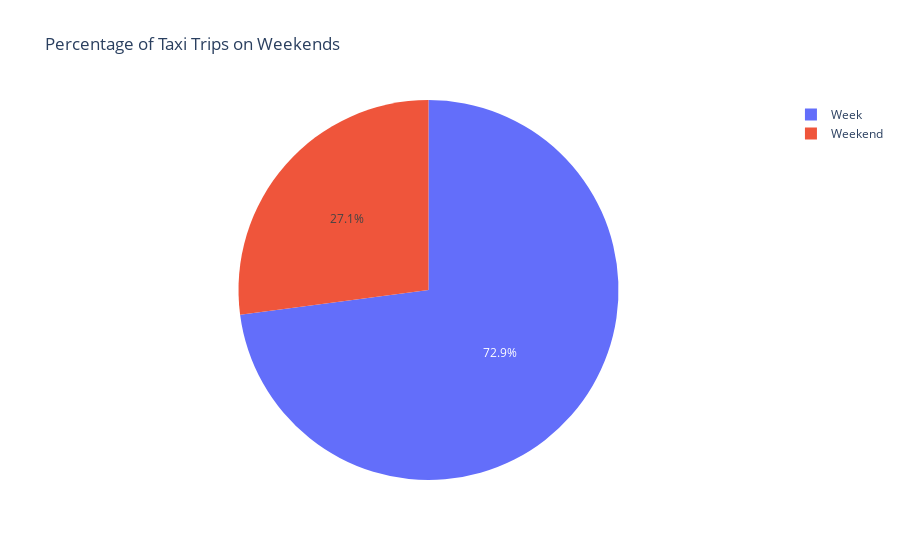

Notebook code for this chart:
### Code cell
# Groupez les données selon la colonne "is_weekend" et faites la somme de "num_trips"
df_grouped = df_weekly.groupby('is_weekend')['num_trips'].sum().reset_index()

# Tracez le Pie Chart
fig = px.pie(df_grouped, values='num_trips', names='is_weekend', title='Percentage of Taxi Trips on Weekends')
fig.show()

### Figure 1 — Plotly figure (JSON) as saved in the notebook; plotly's stock layout.template omitted (floating-point values rounded to 4 significant figures)
{"data": [{"domain": {"x": [0, 1], "y": [0, 1]}, "hovertemplate": "is_weekend=%{label}<br>num_trips=%{value}<extra></extra>", "labels": ["Week", "Weekend"], "legendgroup": "", "name": "", "showlegend": true, "type": "pie", "values": [26218230, 9732678]}], "layout": {"legend": {"tracegroupgap": 0}, "title": {"text": "Percentage of Taxi Trips on Weekends"}}}
